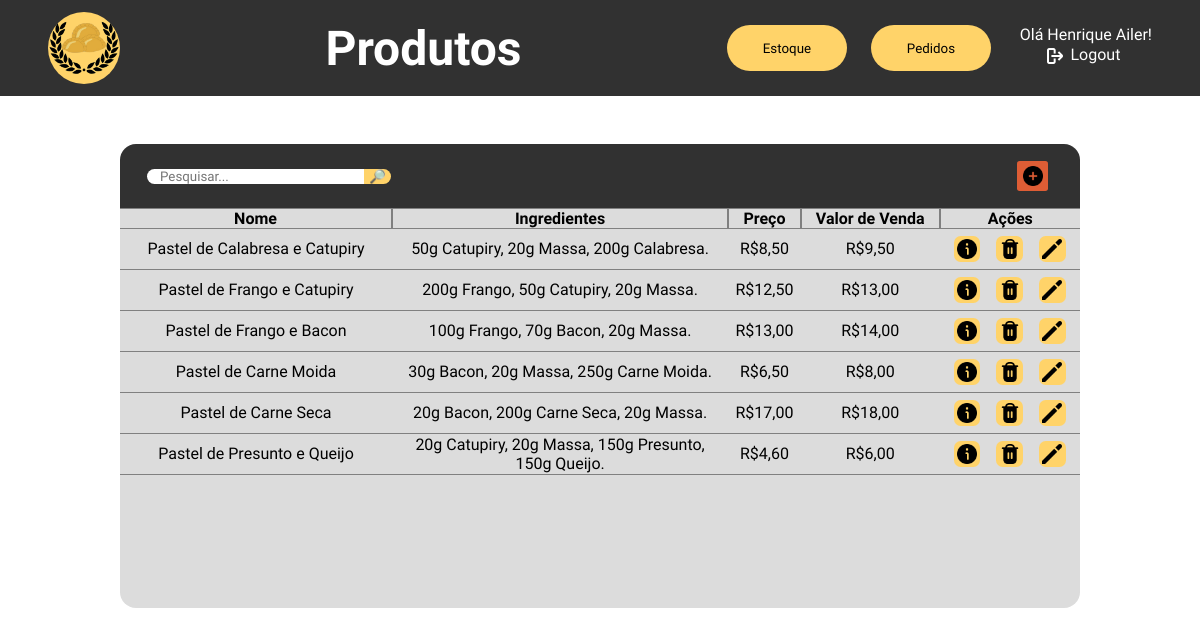
The page /php/tabelaProdutos.php (signed in) on the database as committed earlier.
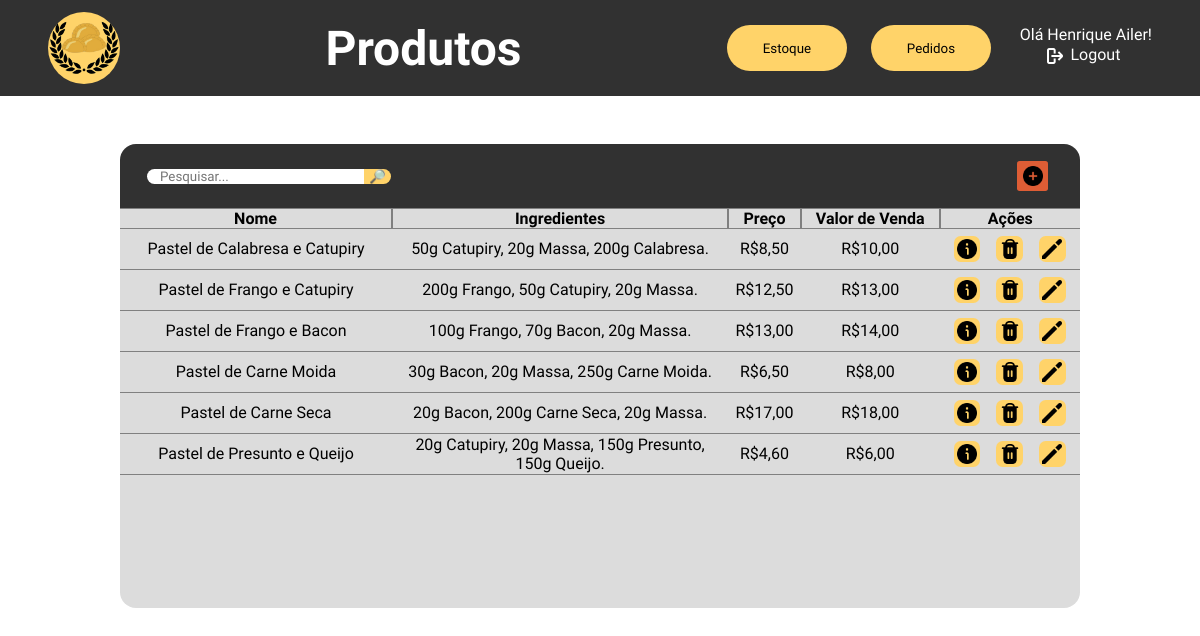
The same page on the database as committed later.
### tables this page shows
CREATE TABLE `produtos` (
  `id_prod` int(11) NOT NULL,
  `nome_prod` varchar(50) NOT NULL,
  `img_prod` longblob NOT NULL,
  `valor_venda` decimal(10,2) NOT NULL
);

### php/utilities/fixMoney.php (called while the page is built)
<?php
    function fixMoney($value){
        return str_replace(".", ",", sprintf("%1$.2f", $value));
    }
?>

### php/tabelaProdutos.php (the view, shortened to what this page needs)
<?php
    include "utilities/fixMoney.php";
    function getIngredients($id){
        $str_ingredients = "";
        include "utilities/mysql_connect.php";
        $query = mysqli_query($connection, "select est.nome_item, est.unidade_medida, ig.id_ingrediente, ig.qtd_ingrediente from estoque est, produtos prod, ingredientes_prod ig WHERE ig.id_produto = $id and ig.id_ingrediente = est.id_item group by ig.id_ingrediente;");
        while($output = mysqli_fetch_array($query)){
            $str_ingredients = $str_ingredients."$output[3]$output[1] $output[0], ";
        }
        echo substr($str_ingredients, 0, -2).".";
    }
    function table($search){
        include "utilities/mysql_connect.php";
        $query = mysqli_query($connection, "select prod.nome_prod, sum(ig.preco_ingrediente*ig.qtd_ingrediente), prod.valor_venda, prod.id_prod from produtos prod, ingredientes_prod ig where ig.id_produto = prod.id_prod and prod.nome_prod like \"%$search%\" group by prod.id_prod;");
        while($output = mysqli_fetch_array($query)){
            $preco = fixMoney($output[1]);
            $val = fixMoney($output[2]);
            echo"<tr class='normal-row'>";
            echo"<td>$output[0]</td>";
            echo"<td style='width: 20em; padding-left: .5em; padding-right: .5em;'>";
            getIngredients($output[3]);
            echo"</td>";
            echo"<td>R$$preco</td>";
            echo"<td>R$$val</td>";
            echo"<td><div style='display: flex; justify-content: center; gap: 1em;'>";
            echo"<form action='tabelaProdutos.php' method='post'><input type='hidden' name='id_info' value='$output[3]'><button name='get_info' type='submit'><img src='../images/icons/info.png'></button></form>";
            echo"<form action='tabelaProdutos.php' method='post'><input type='hidden' name='id_delete-confirmar' value='$output[3]'><button name='delete' type='submit'><img src='../images/icons/delete.png'></button></form>";
            echo"<form action='tabelaProdutos.php' method='post'><input type='hidden' name='id_edit' value='$output[3]'><button name='edit' type='submit'><img src='../images/icons/edit.png'></button></form>";
            echo"</div></td></tr>";
        }
    }
?>
<!DOCTYPE html>
<html lang="pt-br">
<head>
    <link rel="stylesheet" href="../css/tabelaProdutos.css">
</head>
<body>
    <div class="navbar">
        <a href="adm_dashboard.php">
            <div class="logo"></div>
        </a>
        <h1>Produtos</h1>
        <div class="menu">
            <a href="tabelaEstoque.php"><button>Estoque</button></a>
            <a href="tabelaPedidos.php"><button>Pedidos</button></a>
            <div class="user-area">
                <?php
                $username = $_SESSION['username'];
                echo "<p>Olá $username!</p>";
                ?>
                <a href="sessionEnded.php">
                    <div class="logout"><img src="../images/icons/logout.png">
                        <p>Logout</p>
                    </div>
                </a>
            </div>
        </div>
    </div>
    <div class="center">
        <div class="table-header">
            <form action="tabelaProdutos.php" method="post" id="searchbox">
                <input type="text" placeholder="Pesquisar..." name="search" id="searchbar">
                <input type="submit" value="🔎︎">
            </form>
            <div id="menu">
                <form action="tabelaProdutos.php" method="post">
                    <button><img src="../images/icons/plus.png"></button>
                </form>
            </div>
        </div>
        <div class="table-holder">
            <table>
                <tr style="position: sticky; top: 0; background-color: #dcdcdc;">
                <th style="border-left: none;">Nome</th>
                <th>Ingredientes</th>
                <th>Preço</th>
                <th>Valor de Venda</th>
                <th style="border-right: none;">Ações</th></tr>
                <?php
                    if($_SERVER['REQUEST_METHOD'] === 'POST' && isset($_POST['search'])){
                        $search = $_POST['search'];
                        table($search);
                        echo "<script>
                                document.getElementById('searchbar').value='$search'
                                document.getElementById('close-search').style.display = 'block'
                            </script>";
                    }else{
                        table("");
                    }
                ?>
            </table>
        </div>
    </div>
</body>
</html>

Rows that differ between the two databases and show on the page:
changed produtos "Pastel de Calabresa e Catupiry": valor_venda "9,50" → "10,00"
